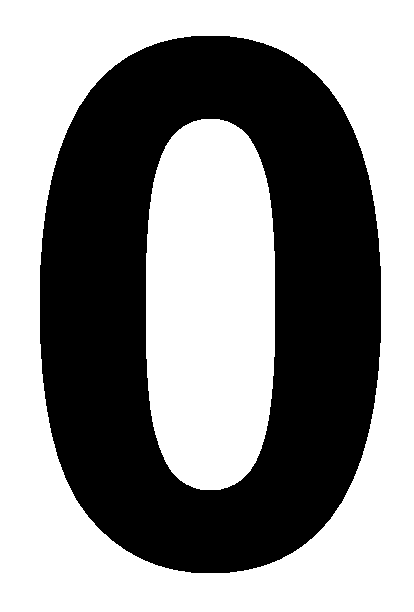
//> input picture images/00.png, 414 x 612 px; its folder holds 5 pictures in this run; the run also reads 1 picture not shown here
$ ./featurex   (built with g++ and OpenCV 4)
//> lines starting //> are read from the running program, lines starting //| are printed output that depends on the picture; after the words box and inside, x2 and y2 are one past the last pixel; in counts of white or black regions, pixels touching at a corner belong together
#include <opencv2/objdetect/objdetect.hpp>
#include <opencv2/highgui/highgui.hpp>
#include <opencv2/imgproc/imgproc.hpp>
#include <opencv2/core/core.hpp>

#include <iostream>
#include <stdio.h>
#include <cmath>

using namespace std;
using namespace cv;

#define PI 3.14159265


struct features
{
	Point2f coor;
	double val[18];
};
void displayPoints(vector <Point2f> points,int rows,int cols)
{
	Mat drawing = Mat::zeros( rows,cols, CV_8UC3 );
	for( int i = 0; i< points.size(); i++ )
	{
		Scalar color = Scalar( 0, 0, 255 );
		circle( drawing, points[i], 1, color, 1, 1, 0 );
	}
	imshow("drawing",drawing);
	waitKey(0);
}
double dist(Point2f a,Point2f b)
{
	double temp;
	temp=(a.x-b.x)*(a.x-b.x)+(a.y-b.y)*(a.y-b.y);
	temp=sqrt(temp);
	return temp;
}
vector <features> featureEx(vector <Point2f> points)
{
	int temp,i,j;
	double distance,direc;
	vector <features> feature(points.size());
	for(i=0;i<points.size();i++)
	{
		temp=i;
		feature[i].coor=points[i];
		for(j=0;j<points.size();j++)
		{
			if(j!=temp)
			{
				distance=dist(points[temp],points[j]);
				direc=atan2(points[temp].y-points[j].y, points[temp].x-points[j].x)*180/PI;
				if(direc<0)
				{
					direc+=360;
				}
				if(distance!=0)
				feature[i].val[int(direc/20)]=distance;
			}

		}
		double sum=0;
		for(j=0;j<18;j++)
		{
			sum=sum+feature[i].val[j]*feature[i].val[j];
		}
		for(j=0;j<18;j++)
		{
			feature[i].val[j]/=sqrt(sum);
		}
	}
	return feature;
}
double calSim(double val1[], double val2[])
{
	double temp=0.00;
	int i;
	for(i=0;i<18;i++)
	{
		//if(!(val1[i]==0&&val2[i]==0))
		temp+=(val1[i]-val2[i])*(val1[i]-val2[i])/(val1[i]+val2[i]+1);
	}
	return temp/2;
}
vector <Point2f> reducePoints(vector <Point2f> points)
{
	int i;
	int inc=points.size()/200;
	vector <Point2f> res;
	for(i=0;i<points.size();i+=inc)
		res.push_back(points[i]);
	cout<<"\t"<<res.size()<<endl;
	return res;
}
vector < vector<features> > dictGenerator(vector < vector <Point2f> > input)
{
	int i;
	vector < vector<features> > featureVector(input.size());
	for(i=0;i<input.size();i++)
	{
		input[i]=reducePoints(input[i]);
		if(i==1)
		displayPoints(input[i],400,400);
		featureVector[i]=featureEx(input[i]);
	}
	return featureVector;
}

int matchFunc(vector< vector <features> > dictImages, vector <features> currImage)
{
	int * freq=new int[dictImages.size()];
	memset(freq,0,sizeof(int)*dictImages.size());
	int i,j,k,minJ,maxIndex,count;
	double sim,minSim;
	for(i=0;i<currImage.size();i++)
	{
		minSim=1e18;
		//count=0
		for(j=0;j<dictImages.size();j++)
		{
			for (k=0; k<dictImages[j].size(); k++)
			{
				sim=calSim(currImage[i].val,dictImages[j][k].val);
				if(sim<minSim)
				{
					minSim=sim;
					minJ=j;
				}
			}
		}
		// [4 lines of commented-out code are left out]
		cout<<"\t"<<minJ<<" "<<minSim<<endl;
		freq[minJ]++;
	}
	//cout<<"ok1"<<endl;
	int maxFreq=0;
	for(i=0;i<dictImages.size();i++)
	{
		if(freq[i]>maxFreq)
		{
			maxFreq=freq[i];
			maxIndex=i;
		}
		cout<<i<<" "<<(freq[i]*100.0)/(double)currImage.size()<<endl;
	}
	return maxIndex;
}
vector <Mat> readImages()
{
	vector<Mat> images;
	vector<String> filenames; // notice here that we are using the Opencv's embedded "String" class
    String folder = "/home/dutta42120201/SHELDON/images"; // again we are using the Opencv's embedded "String" class

    glob(folder, filenames); // new function that does the job ;-)

    for(size_t i = 0; i < filenames.size(); ++i)
    {
        Mat src = imread(filenames[i]);
//> src is the input picture: 612 rows x 414 cols, CV_8UC3; 55.9% white; 1 black region, box (x1, y1, x2, y2) and area: (40, 36, 381, 573) 111749
        //cout<<filenames[i]<<endl;
        if(!src.data)
            cerr << "Problem loading image!!!" << endl;
        Mat desi=Mat(400,400,CV_8UC3);
        Mat gray,bwim;
        resize(src,desi,desi.size());
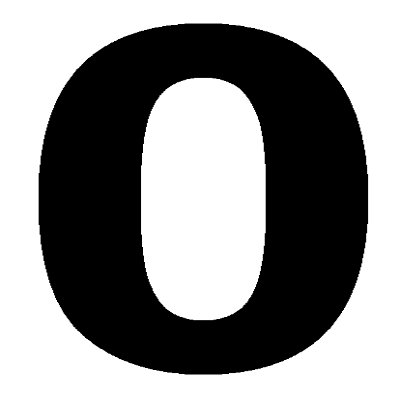
//> desi: 400 rows x 400 cols, CV_8UC3; min 0, max 255, mean 142.5
        cvtColor(desi,gray,CV_BGR2GRAY);
        threshold(gray, bwim, 0, 255, CV_THRESH_BINARY | CV_THRESH_OTSU);
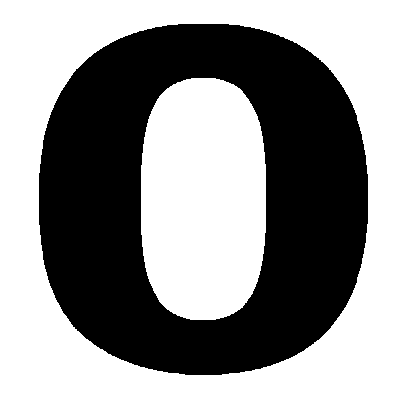
//> bwim: 400 rows x 400 cols, CV_8UC1; 55.9% white; 1 black region, box (x1, y1, x2, y2) and area: (39, 24, 368, 375) 70520

        //imshow(filenames[i],desi);
        /* do whatever you want with your images here */
        images.push_back(gray);
    }
//> pass 2 of the loop in readImages, `for(size_t i = 0; i < filenames.size(); ++i)`:
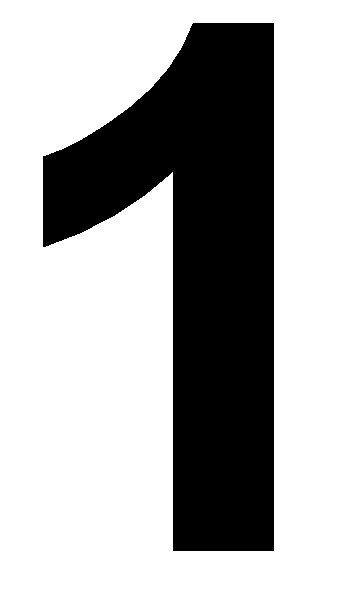
//> input picture images/01.png, 344 x 590 px
//> in readImages, src is the input picture: 590 rows x 344 cols, CV_8UC3; 67.7% white; 1 black region, box (x1, y1, x2, y2) and area: (43, 23, 274, 551) 65512
//> in readImages, `resize(src,desi,desi.size());`:
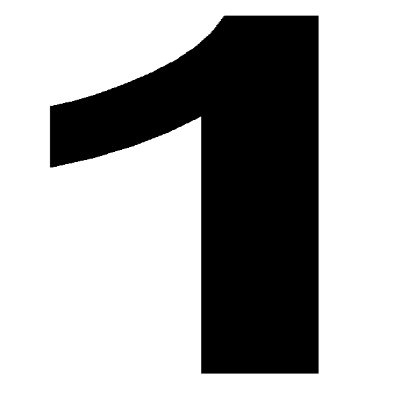
//> desi: 400 rows x 400 cols, CV_8UC3; min 0, max 255, mean 172.7
//> in readImages, `threshold(gray, bwim, 0, 255, CV_THRESH_BINARY | CV_THRESH_OTSU);`:
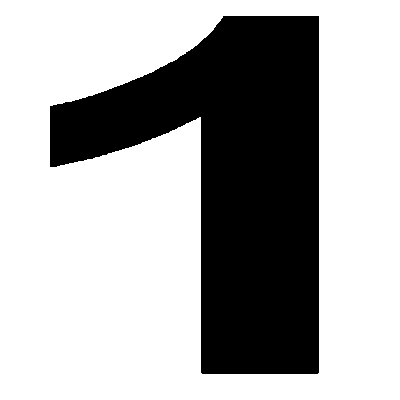
//> bwim: 400 rows x 400 cols, CV_8UC1; 67.6% white; 1 black region, box (x1, y1, x2, y2) and area: (50, 16, 319, 374) 51840
//> pass 3 of the loop in readImages, `for(size_t i = 0; i < filenames.size(); ++i)`:
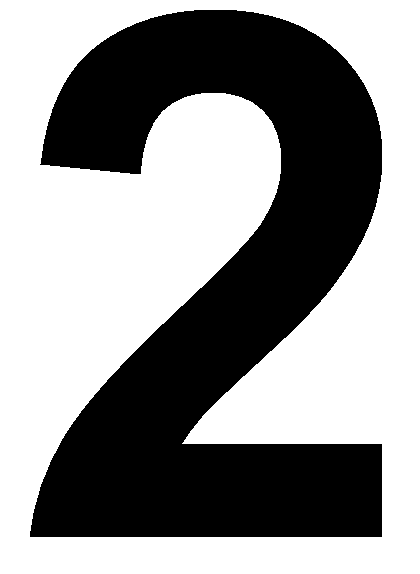
//> input picture images/02.png, 420 x 574 px
//> in readImages, src is the input picture: 574 rows x 420 cols, CV_8UC3; 58.1% white; 1 black region, box (x1, y1, x2, y2) and area: (30, 10, 382, 537) 101079
//> in readImages, `resize(src,desi,desi.size());`:
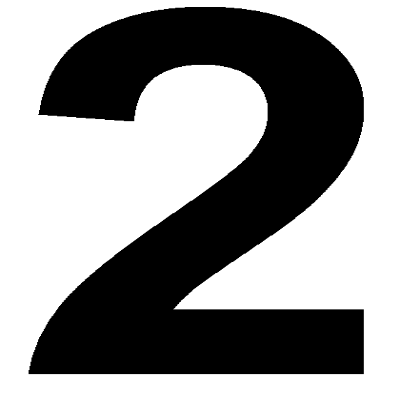
//> desi: 400 rows x 400 cols, CV_8UC3; min 0, max 255, mean 148.1
//> in readImages, `threshold(gray, bwim, 0, 255, CV_THRESH_BINARY | CV_THRESH_OTSU);`:
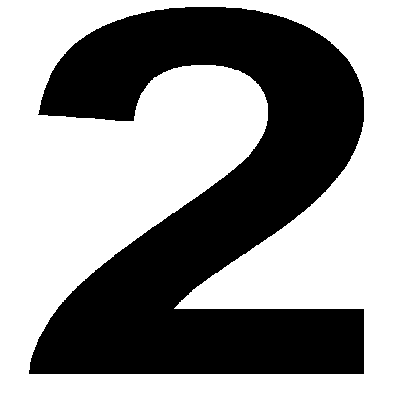
//> bwim: 400 rows x 400 cols, CV_8UC1; 58.1% white; 1 black region, box (x1, y1, x2, y2) and area: (29, 7, 364, 374) 67095
//> the loop made 5 passes; the first 3 are shown
    //waitKey(0);
    return images;
}
void rotate(cv::Mat& src, double angle, cv::Mat& dst)
{
    int len = std::max(src.cols, src.rows);
    cv::Point2f pt(len/2., len/2.);
    cv::Mat r = cv::getRotationMatrix2D(pt, angle, 1.0);

    cv::warpAffine(src, dst, r, cv::Size(len, len));
}
vector < vector <Point2f> > getPoints(vector <Mat> images)
{
	vector < vector <Point2f> >points;
	int i,j,k;
	for(i=0;i<images.size();i++)
	{
		vector <Point2f> allPoints;
		Mat canny_output;
	    int thresh=100;
	    vector<vector<Point> > contours;
		vector<Vec4i> hierarchy;
		Canny(images[i], canny_output, thresh, thresh*2, 3);
		findContours(canny_output, contours, hierarchy, cv::RETR_TREE, CV_CHAIN_APPROX_NONE, Point(0, 0) );
		for(j=0;j<contours.size();j++)
			for(k=0;k<contours[j].size();k++)
				allPoints.push_back(contours[j][k]);
		points.push_back(allPoints);
		//cout<<"\t"<<(int)allPoints.size()<<endl;
	}
//> the loop in dictGenerator, `for(i=0;i<input.size();i++)` made 5 passes
//> pass 2, in displayPoints, `imshow("drawing",drawing);`:
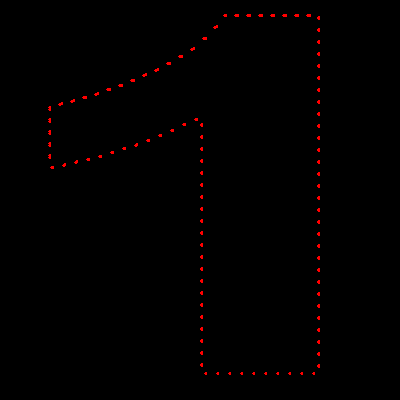
//> window 'drawing': 400 rows x 400 cols, CV_8UC3; mean B, G, R 0, 0, 1.7

	return points;
}
vector <Point2f> getPoint(Mat image)
{
	vector <Point2f> point;
	int j,k;
	Mat canny_output;
    int thresh=100;
    vector<vector<Point> > contours;
	vector<Vec4i> hierarchy;
	Canny(image, canny_output, thresh, thresh*2, 3);
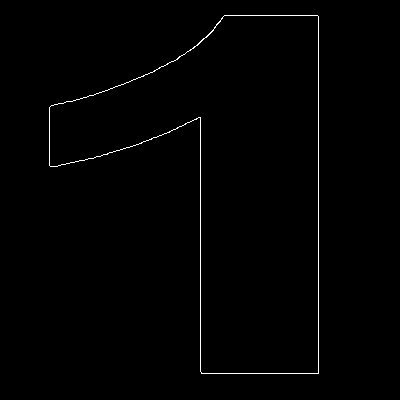
//> canny_output: 400 rows x 400 cols, CV_8UC1; 0.78% white in thin lines or dots, all inside (x1, y1, x2, y2) = (49, 15, 319, 374)
	findContours( canny_output, contours, hierarchy, CV_RETR_TREE, CV_CHAIN_APPROX_NONE, Point(0, 0) );
//> contours = 2 contours; box (x1, y1, x2, y2) and area: (49, 15, 319, 374) 51816, (49, 15, 319, 374) 51777
	for(j=0;j<contours.size();j++)
		for(k=0;k<contours[j].size();k++)
			point.push_back(contours[j][k]);
//> this loop made 2 passes
//> after the loop, point = 2420 Points (x, y), first 12: [224, 15], [223, 16], [222, 17], [221, 18], [221, 19], [220, 20], [219, 21], [218, 22], [217, 23], [216, 24], [216, 25], [215, 26]
	//cout<<"\t"<<(int)point.size()<<endl;
	return point;
}

int main()
{
	vector <Mat> images = readImages();
	vector < vector <Point2f> > points = getPoints(images);
	//getchar();
	cout<<"ok"<<endl;
	vector < vector <features> > dict = dictGenerator(points);
	cout<<"ok1"<<endl;
	Mat im=imread("./images/01.png");
	Mat im1=Mat(400,400,CV_8UC3);
	resize(im,im1,im1.size());
	Mat im2,bwim;
	cvtColor(im1,im2,CV_BGR2GRAY);
	threshold(im2, bwim, 0, 255, CV_THRESH_BINARY | CV_THRESH_OTSU);
	//imshow("im2",bwim);
	//waitKey(0);

	vector <Point2f> curImagePoints = getPoint(bwim);
//> curImagePoints has the same summary as point in getPoint
	cout<<"ok2"<<endl;
	vector <Point2f> reducedCurImagePoints = reducePoints(curImagePoints);
//| 	202
//> reducedCurImagePoints = 202 Points (x, y), first 12: [224, 15], [214, 27], [203, 38], [191, 49], [179, 56], [167, 63], [155, 70], [143, 75], [131, 80], [119, 85], [107, 90], [95, 94]
	displayPoints(reducedCurImagePoints,bwim.rows,bwim.cols);
	vector <features> curImageFeature = featureEx(reducedCurImagePoints);
//> curImageFeature = 202 items
    cout<<"ok2"<<endl;
    cout<<matchFunc(dict,curImageFeature)<<endl;
	return 0;
}
